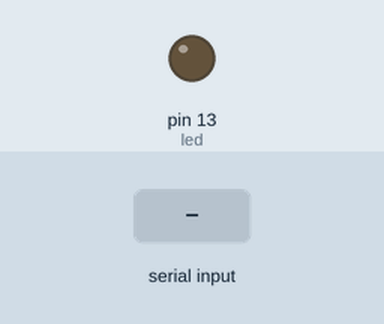
Simulated run of this sketch. Board: Arduino Uno, built with avr-gcc and run on an emulated ATmega328P. Parts: output pins drawn as LEDs (lit = HIGH). The test bench sets the inputs (shaded band). What the sketch prints to the serial monitor is not drawn.

Above: at 1.2 s.
1.3 s: "1\n" received over Serial
At 2.0 s:
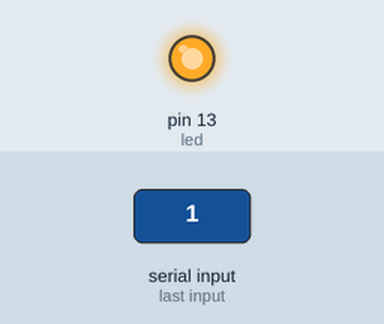
Timing chart, 0 to 4.3 s (numbered marks = the images above; inputs shaded):
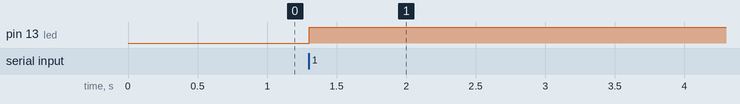

The sketch:

blink_led.ino
```cpp
const int led = 13;
int ledState = LOW;

void setup() {
  // put your setup code here, to run once:
  Serial.begin(9600);
  pinMode(led, OUTPUT);
  digitalWrite(led, ledState);
  Serial.println("Press 1");
}
void loop() {
  if (Serial.available() != 0) {
    int key_press = Serial.parseInt();

    if (key_press == 1 && ledState == LOW) {
      ledState = HIGH;
    }

    else if (key_press == 1 && ledState == HIGH) {
      ledState = LOW;
    }
    digitalWrite(led, ledState);
  }
}
```

Measured:
- after the input at 1.3 s, pin 13 (led): LOW → HIGH at once
